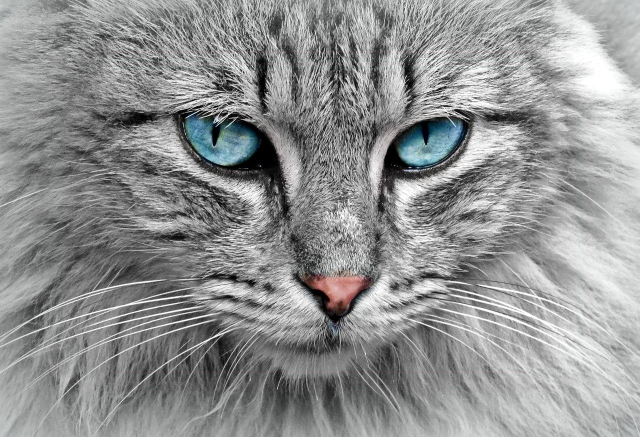
#> input picture images/blue_eye_cat.jpg, 1280 x 874 px (shown at 1/2 size)
$ python imgRoi.py
#> lines starting #> are read from the running program, lines starting #| are printed output that depends on the picture
import numpy as np
import cv2

img = cv2.imread('images/blue_eye_cat.jpg')
#> img is the input picture: shape (874, 1280, 3); mean B, G, R 145.6, 145.7, 144.6
cv2.imshow('full image', img)

roiimg = img[200:380, 300:600]  # [y, x] 200~379 row, 300~599 cols
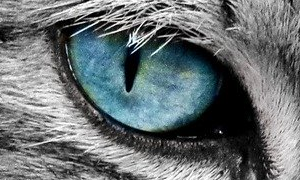
#> roiimg: shape (180, 300, 3); mean B, G, R 115.8, 113.6, 106.3
cv2.imshow('ROI image', roiimg)

img[400:580, 600:900] = roiimg

print(img.shape)
#| (874, 1280, 3)
print(roiimg.shape)
#| (180, 300, 3)

cv2.imshow('modified', img)

img[400:580, 300:600] = roiimg

print(img.shape)
#| (874, 1280, 3)
print(roiimg.shape)
#| (180, 300, 3)

cv2.imshow('modified', img)

img[400:580, 0:300] = roiimg
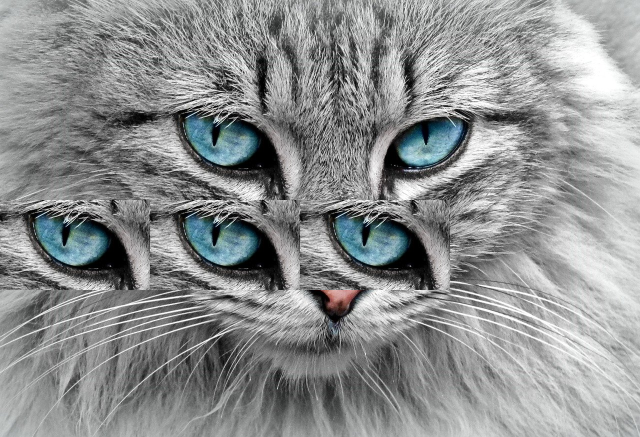
#> img: shape (874, 1280, 3) (shown at 1/2 size); mean B, G, R 143.6, 143.4, 141

print(img.shape)
#| (874, 1280, 3)
print(roiimg.shape)
#| (180, 300, 3)

cv2.imshow('modified', img)

cv2.waitKey(0)
cv2.destroyAllWindows()
